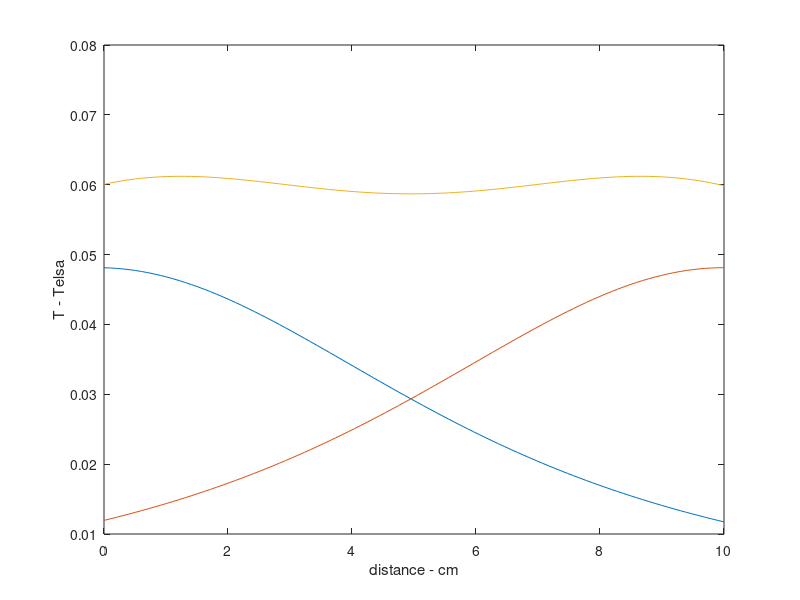

MATLAB code for this plot:
%Model of Magnetix Fields
N = 510 %number of coils
u_o =(4*3.14*10^(-7))
I_1 = 17 %Max current through coil in A
I_2 = 17
R =0.08 %radius of coil in meters
s = linspace(0,10)
b_z=0:99
b_z_2=0:99
b_z_total=0:99
z = 0;
z_2 = 0.1;

for k=1:100
z=z+0.001
z_2 = z_2-0.001
b_z(k) = (u_o*N*I_1*(R^2))/((2*((R^2)+(z^2)))^1.5)
b_z_2(k) = (u_o*N*I_1*(R^2))/((2*((R^2)+(z_2^2)))^1.5)
b_z_total(k) = b_z(k)+b_z_2(k)
%db_z = (-3*u_o*N*I*(R^2)*z)/(((R^2)+(z^2))^2.5)\
db_z_1(k) = (u_o*N*I_1*(R^2)*((-3*z)))/(((R^2)+(z^2))^(2.5))
db_z_2(k) = (u_o*N*I_2*(R^2)*((-3*z_2)))/(((R^2)+(z_2^2))^(2.5))
db_z_total(k) = db_z_1(k)+db_z_2(k)
end
plot(s,b_z,s,b_z_2,s,b_z_total)
%plot(s,db_z_1,s,db_z_2,s,db_z_total)
ylabel('T - Telsa')
xlabel('distance - cm')